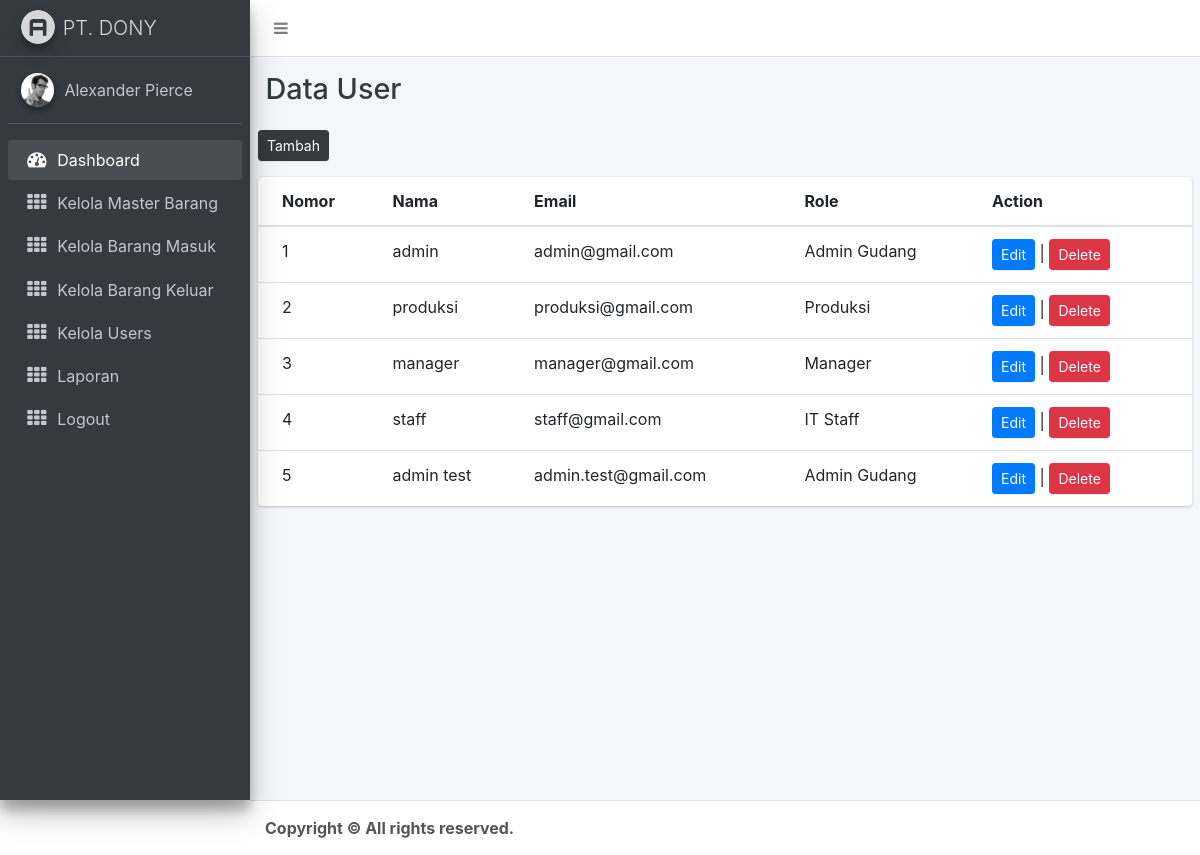
/index.php/general/listUser, run on the app's committed database.
### tables this page shows
CREATE TABLE `app_users` (
  `id` int(11) NOT NULL AUTO_INCREMENT,
  `id_users_role` int(11) DEFAULT NULL,
  `nama` varchar(50) DEFAULT NULL,
  `email` varchar(50) DEFAULT NULL,
  `password` varchar(200) DEFAULT NULL,
  PRIMARY KEY (`id`),
  KEY `users_role` (`id_users_role`),
  CONSTRAINT `users_role` FOREIGN KEY (`id_users_role`) REFERENCES `app_role` (`id_users_role`)
);

CREATE TABLE `app_role` (
  `id_users_role` int(11) NOT NULL AUTO_INCREMENT,
  `kategori` varchar(50) DEFAULT NULL,
  PRIMARY KEY (`id_users_role`)
);

### application/controllers/General.php (called while the page is built, shortened)
<?php
class General extends CI_Controller{
  public function __construct()
  {
    $this->load->model('M_general');
  }
  function listUser()
  {
    $data['content'] = 'content/list_user';
    $data['user'] = $this->M_general->getJoinData('id_users_role', 'app_users', 'app_role');
    $data['role'] = $this->M_general->getData('app_role');
    $this->load->view('template', $data);
  }
}

### index.php (called while the page is built, shortened)
<?php
require_once BASEPATH.'core/CodeIgniter.php';

### application/models/M_general.php (called while the page is built, shortened)
<?php
class M_general extends CI_Model {
  public function getJoinData($uniqid, $table1, $table2)
  {
    $query = $this->db->select('*')
            ->from($table1)
            ->join($table2, $table2.'.'.$uniqid.'='.$table1.'.'.$uniqid)
            ->get();
    return $query->result();
  }
}

### application/views/content/list_user.php (the view, shortened to what this page needs)
<!DOCTYPE html>
<html lang="en">
<head>
</head>
<body>
  <div class="content-wrapper">
    <div class="content-header">
      <div class="container-fluid">
        <div class="row mb-2">
          <div class="col-sm-6">
            <h1 class="m-0 text-dark">Data User</h1>
          </div>
        </div>
      </div>
    </div>
    <section class="content">
      <div class="row">
        <div class="col-12">
          <button class="btn btn-dark btn-sm mb-3" data-toggle="modal" data-target="#modalTambah">Tambah</button>
          <div class="card">
            <div class="card-body table-responsive p-0">
              <table id="example2" class="table table-hover text-nowrap">
                <thead>
                <tr>
                  <th>Nomor</th>
                  <th>Nama</th>
                  <th>Email</th>
                  <th>Role</th>
                  <th>Action</th>
                </tr>
                </thead>
                <tbody>
                <?php
                  $no = 0;
                  foreach($user as $data) {
                    $no++;
                ?>
                <tr>
                  <td><?= $no ?></td>
                  <td><?= $data->nama ?></td>
                  <td><?= $data->email ?></td>
                  <td><?= $data->kategori ?></td>
                  <td>
                    <button class="btn btn-primary btn-sm" data-toggle="modal" data-target="#modalUpdate" onClick="getDtl('<?= $data->id ?>')">Edit</button>
                    |
                    <button class="btn btn-danger btn-sm" data-toggle="modal" data-target="#modalDelete" onClick="getID('<?= $data->id ?>')">Delete</button>
                  </td>
                </tr>
                <?php } ?>
              </table>
            </div>
          </div>
        </div>
      </div>
    </section>
  </div>
</body>
</html>

### data on the page
app_users: nama "admin", email "admin@gmail.com", id_users_role.kategori "Admin Gudang"
app_users: nama "produksi", email "produksi@gmail.com", id_users_role.kategori "Produksi"
app_users: nama "manager", email "manager@gmail.com", id_users_role.kategori "Manager"
app_users: nama "staff", email "staff@gmail.com", id_users_role.kategori "IT Staff"
app_users: nama "admin test", email "admin.test@gmail.com", id_users_role.kategori "Admin Gudang"
